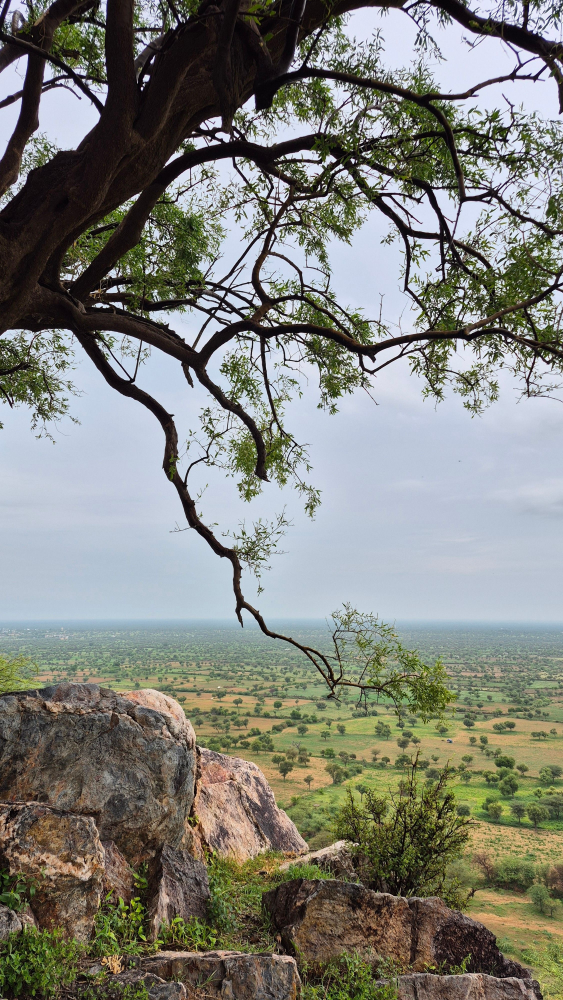
#> input picture dataset/0/img_10.jpg, 2252 x 4000 px (shown at 1/4 size); its folder holds only this picture in this run
$ python train_model.py
#> lines starting #> are read from the running program, lines starting #| are printed output that depends on the picture
import cv2
import os
import numpy as np
import joblib

from sklearn.model_selection import train_test_split
from sklearn.svm import SVC
from sklearn.metrics import accuracy_score, classification_report, confusion_matrix


# =========================================================
# SETTINGS
# =========================================================

DATASET_FOLDER = "dataset"

IMAGE_SIZE = (128, 128)

ANGLES = [0, 90, 180, 270]


# =========================================================
# HOG FEATURE EXTRACTOR
# =========================================================

hog = cv2.HOGDescriptor(
    _winSize=(128, 128),
    _blockSize=(32, 32),
    _blockStride=(16, 16),
    _cellSize=(16, 16),
    _nbins=9
)


def extract_features(image_path):

    # Read image
#> called with image_path = 'dataset/0/img_10.jpg'
    image = cv2.imread(image_path)
#> image is the input picture: shape (4000, 2252, 3); mean B, G, R 121.8, 128.9, 127.5

    if image is None:
        return None

    # Convert to grayscale
    gray = cv2.cvtColor(image, cv2.COLOR_BGR2GRAY)
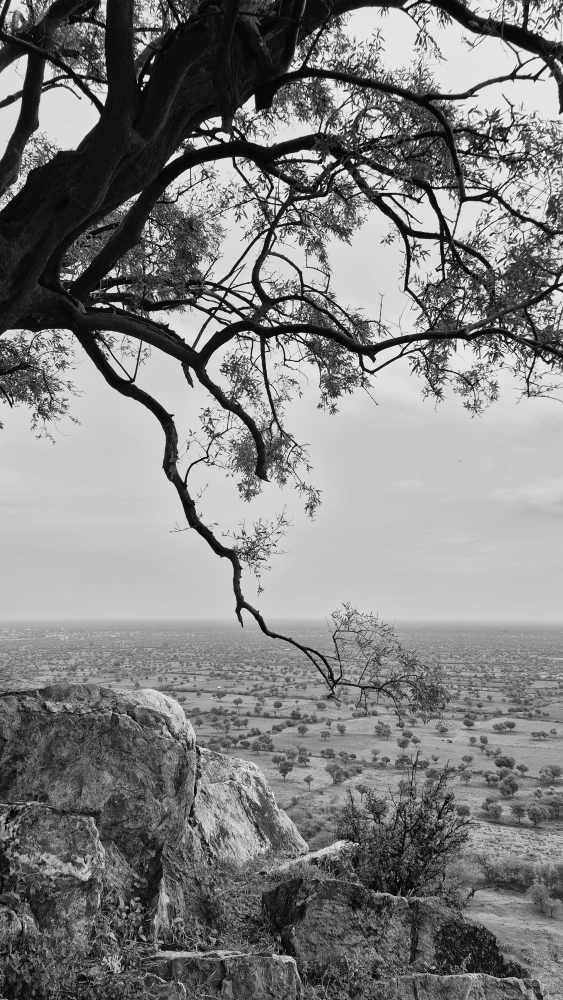
#> gray: shape (4000, 2252) (shown at 1/4 size); min 0, max 255, mean 127.7

    # Resize image
    gray = cv2.resize(gray, IMAGE_SIZE)
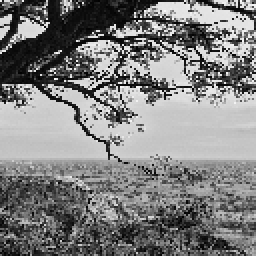
#> gray: shape (128, 128) (shown 2 times larger); min 1, max 251, mean 127.5

    # Extract HOG features
    features = hog.compute(gray)
#> features = 1764 values, max 0.33 at index 378, min 0.0116 at index 370, mean 0.154

    # Convert to one-dimensional array
    features = features.flatten()

    return features


# =========================================================
# LOAD DATASET
# =========================================================

print("----------------------------------------")
print("Loading orientation dataset...")
print("----------------------------------------")

X = []
y = []

for angle in ANGLES:

    folder = os.path.join(DATASET_FOLDER, str(angle))

    if not os.path.exists(folder):
        print("Folder not found:", folder)
        continue

    files = os.listdir(folder)

    for filename in files:

        file_path = os.path.join(folder, filename)

        features = extract_features(file_path)
#> pass 3 of the loop `for angle in ANGLES:`:
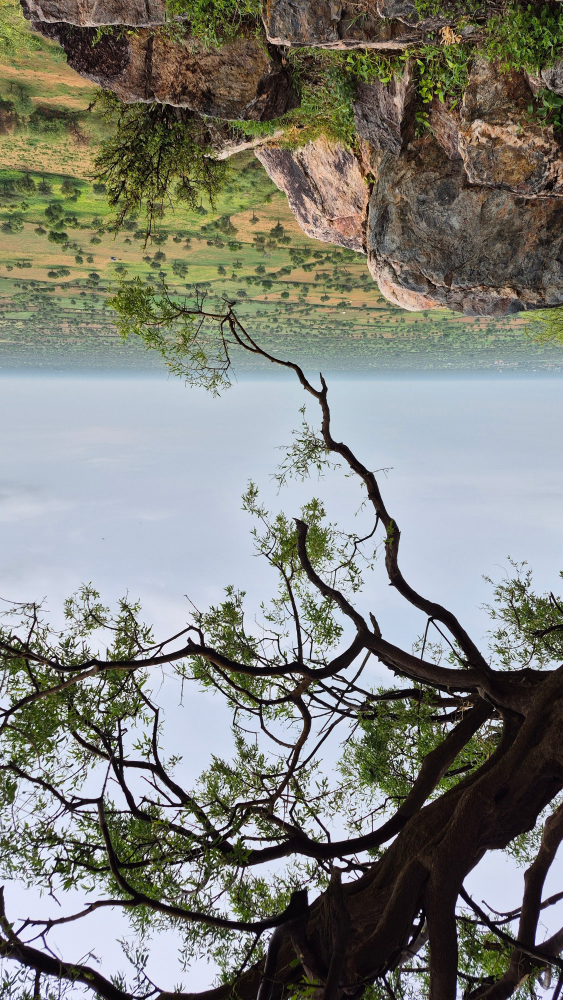
#> input picture dataset/180/img_10.jpg, 2252 x 4000 px (shown at 1/4 size)
#> in extract_features, image is the input picture: shape (4000, 2252, 3); mean B, G, R 121.8, 128.9, 127.5
#> in extract_features (call 2), `gray = cv2.cvtColor(image, cv2.COLOR_BGR2GRAY)`:
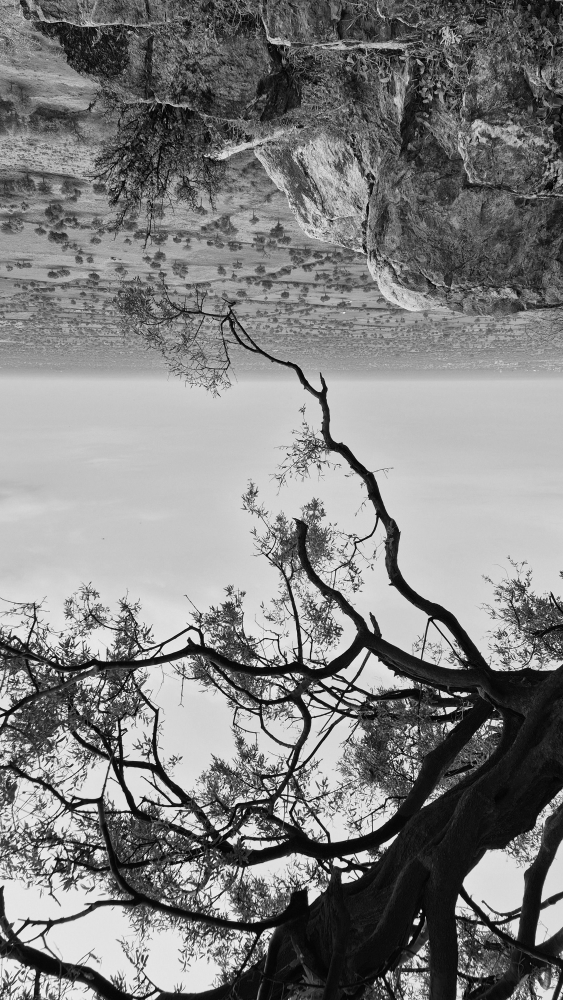
#> gray: shape (4000, 2252) (shown at 1/4 size); min 0, max 255, mean 127.7
#> in extract_features (call 2), `gray = cv2.resize(gray, IMAGE_SIZE)`:
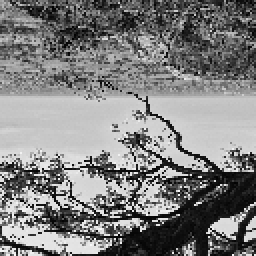
#> gray: shape (128, 128) (shown 2 times larger); min 2, max 251, mean 127.5
#> in extract_features (call 2), `features = hog.compute(gray)`: features = 1764 values, max 0.325 at index 1374, min 0.0114 at index 1387, mean 0.154
#> the loop made 4 passes; the first 3 are shown

        if features is not None:

            X.append(features)
            y.append(angle)


X = np.array(X)
y = np.array(y)

print("Total images loaded:", len(X))
print("Feature size:", X.shape[1])
#| Feature size: 1764


# =========================================================
# TRAIN / TEST SPLIT
# =========================================================

#> (the run stopped early here; a loop or call above may not have finished)
